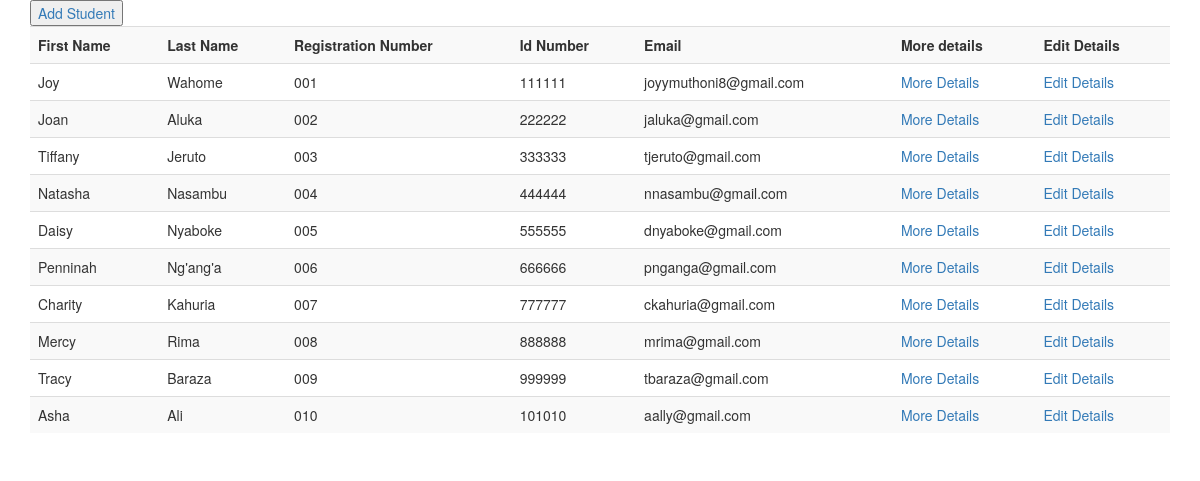
/student/list/, run on an earlier commit of the app's database.
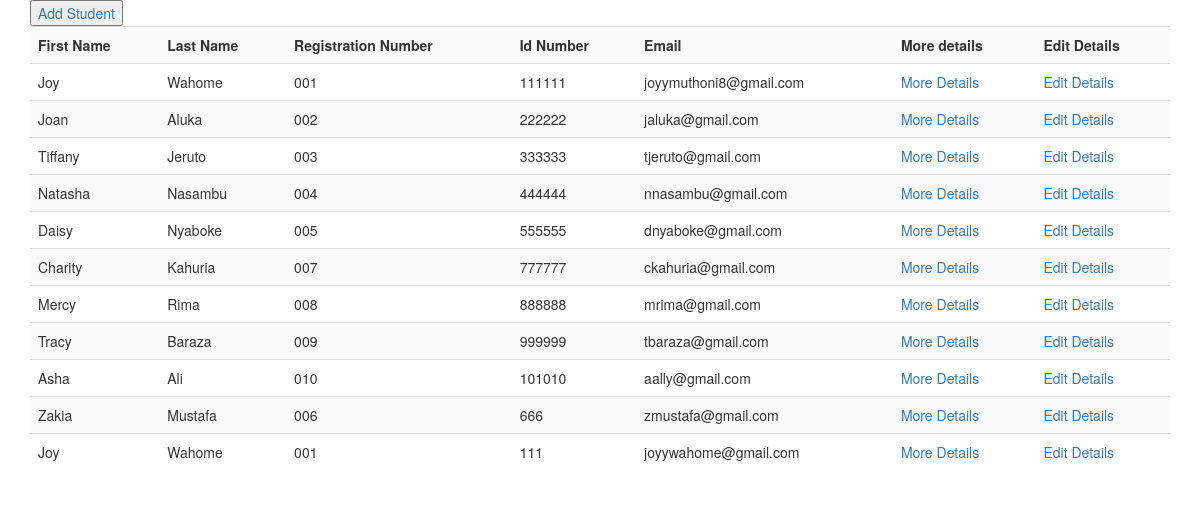
And on a later commit of the database.
### student/models.py (models this page shows, shortened)
class Student(models.Model):
    first_name = models.CharField(max_length=50)
    last_name = models.CharField(max_length=50)
    date_of_birth = models.DateField()
    registration_number = models.CharField(max_length=50)
    place_of_residence = models.CharField(max_length=50)
    phone_number = models.CharField(max_length=50)
    email = models.EmailField(max_length=50)
    guardian_phone = models.CharField(max_length=50)
    id_number = models.IntegerField()
    date_joined = models.DateField()
    profile_picture = models.ImageField(upload_to="student_image",blank=True,null=True)
    course = models.ManyToManyField(Course,blank=False,related_name="students")
    def get_age(self):
        today = datetime.date.today()
        return today.year-self.date_of_birth.year
    age = property(get_age)

### student/views.py (the view)
# urls.py: path("list/",list_students,name="list_students"),
def list_students(request):
	students=Student.objects.all()
	return render(request,"list_students.html",{"students":students})

### student/templates/list_students.html (shortened to what this page needs)
<!DOCTYPE html>
<html>
<head>
	<link rel="stylesheet" href="https://maxcdn.bootstrapcdn.com/bootstrap/3.4.0/css/bootstrap.min.css">
</head>
<body>
	<div class="container w-50">
		<table class="table table-striped">
			<tr>
				<button><a href="/student/add/">Add Student</a></button>
				<th>First Name</th>
				<th>Last Name</th>
				<th>Registration Number</th>
				<th>Id Number</th>
				<th>Email</th>
				<th>More details</th>
				<th>Edit Details</th>
			</tr>
		{% for student in students %}
		<tr>
			<td>{{student.first_name}}</td>
			<td>{{student.last_name}}</td>
			<td>{{student.registration_number}}</td>
			<td>{{student.id_number}}</td>
			<td>{{student.email}}</td>
			<td><a href="/student/detail/{{student.pk}}/">More Details</a></td>
			<td><a href="/student/edit/{{student.pk}}/">Edit Details</a></td>
		</tr>
		{% endfor %}
		</table>
	</div>
</body>
</html>

What changed in the data, as far as the page shows it:
removed Student: first_name "Penninah", last_name "Ng'ang'a", registration_number "006", id_number "666666", email "pnganga@gmail.com"
added Student: first_name "Zakia", last_name "Mustafa", registration_number "006", id_number "666", email "zmustafa@gmail.com"
added Student: first_name "Joy", last_name "Wahome", registration_number "001", id_number "111", email "joyywahome@gmail.com"
